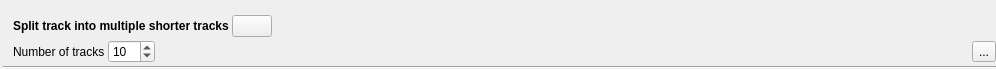
<?xml version="1.0" encoding="UTF-8"?>
<ui version="4.0">
 <class>IFilterSplitTrack</class>
 <widget class="QWidget" name="IFilterSplitTrack">
  <property name="geometry">
   <rect>
    <x>0</x>
    <y>0</y>
    <width>996</width>
    <height>69</height>
   </rect>
  </property>
  <property name="windowTitle">
   <string>Form</string>
  </property>
  <layout class="QGridLayout" name="gridLayout">
   <property name="leftMargin">
    <number>3</number>
   </property>
   <property name="topMargin">
    <number>0</number>
   </property>
   <property name="rightMargin">
    <number>0</number>
   </property>
   <property name="bottomMargin">
    <number>0</number>
   </property>
   <property name="spacing">
    <number>3</number>
   </property>
   <item row="3" column="1">
    <widget class="QLabel" name="label">
     <property name="text">
      <string>Number of tracks</string>
     </property>
    </widget>
   </item>
   <item row="1" column="0" rowspan="3">
    <widget class="QLabel" name="label_3">
     <property name="text">
      <string/>
     </property>
     <property name="pixmap">
      <pixmap resource="../../../resources.qrc">:/icons/48x48/FilterSplitTrack.png</pixmap>
     </property>
    </widget>
   </item>
   <item row="4" column="0" colspan="3">
    <widget class="Line" name="line">
     <property name="orientation">
      <enum>Qt::Horizontal</enum>
     </property>
    </widget>
   </item>
   <item row="3" column="2">
    <layout class="QHBoxLayout" name="horizontalLayout">
     <property name="spacing">
      <number>3</number>
     </property>
     <item>
      <widget class="QSpinBox" name="spinBox">
       <property name="sizePolicy">
        <sizepolicy hsizetype="Maximum" vsizetype="Fixed">
         <horstretch>0</horstretch>
         <verstretch>0</verstretch>
        </sizepolicy>
       </property>
       <property name="suffix">
        <string/>
       </property>
       <property name="minimum">
        <number>1</number>
       </property>
       <property name="maximum">
        <number>999</number>
       </property>
       <property name="value">
        <number>10</number>
       </property>
      </widget>
     </item>
     <item>
      <spacer name="horizontalSpacer">
       <property name="orientation">
        <enum>Qt::Horizontal</enum>
       </property>
       <property name="sizeHint" stdset="0">
        <size>
         <width>40</width>
         <height>20</height>
        </size>
       </property>
      </spacer>
     </item>
     <item>
      <widget class="QToolButton" name="toolApply">
       <property name="toolTip">
        <string>Apply filter now.</string>
       </property>
       <property name="text">
        <string>...</string>
       </property>
       <property name="icon">
        <iconset resource="../../../resources.qrc">
         <normaloff>:/icons/32x32/Apply.png</normaloff>:/icons/32x32/Apply.png</iconset>
       </property>
       <property name="iconSize">
        <size>
         <width>22</width>
         <height>22</height>
        </size>
       </property>
      </widget>
     </item>
    </layout>
   </item>
   <item row="2" column="1" colspan="2">
    <layout class="QHBoxLayout" name="horizontalLayout_3">
     <item>
      <widget class="QLabel" name="label_2">
       <property name="font">
        <font>
         <weight>75</weight>
         <bold>true</bold>
        </font>
       </property>
       <property name="mouseTracking">
        <bool>true</bool>
       </property>
       <property name="text">
        <string>Split track into multiple shorter tracks</string>
       </property>
      </widget>
     </item>
     <item>
      <widget class="QPushButton" name="help">
       <property name="sizePolicy">
        <sizepolicy hsizetype="Fixed" vsizetype="Fixed">
         <horstretch>0</horstretch>
         <verstretch>0</verstretch>
        </sizepolicy>
       </property>
       <property name="minimumSize">
        <size>
         <width>0</width>
         <height>0</height>
        </size>
       </property>
       <property name="text">
        <string/>
       </property>
       <property name="icon">
        <iconset resource="../../../resources.qrc">
         <normaloff>:/icons/32x32/Help.png</normaloff>:/icons/32x32/Help.png</iconset>
       </property>
       <property name="iconSize">
        <size>
         <width>16</width>
         <height>16</height>
        </size>
       </property>
      </widget>
     </item>
     <item>
      <spacer name="horizontalSpacer_2">
       <property name="orientation">
        <enum>Qt::Horizontal</enum>
       </property>
       <property name="sizeHint" stdset="0">
        <size>
         <width>40</width>
         <height>20</height>
        </size>
       </property>
      </spacer>
     </item>
    </layout>
   </item>
  </layout>
 </widget>
 <resources>
  <include location="../../../resources.qrc"/>
 </resources>
 <connections/>
</ui>
